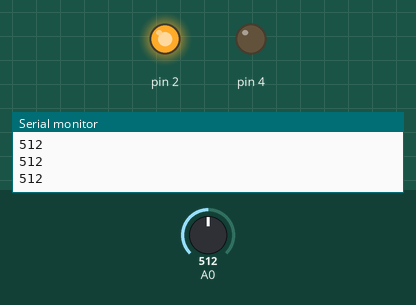
This sketch was run on a simulated Arduino Uno, built with avr-gcc and run on an emulated ATmega328P. On the bench: output pins drawn as LEDs (lit = HIGH), the last lines printed to the serial monitor. The test bench sets the inputs (shaded band); at power-on: A0 = 512.

Above: at 2.2 s.
2.3 s: A0 set to 65
3.8 s: A0 set to 55
At 4.6 s:
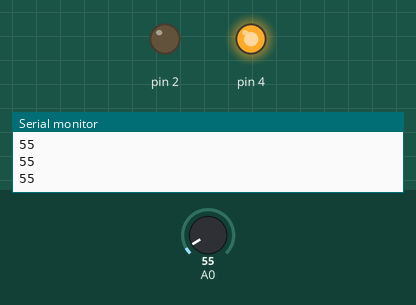
5.3 s: A0 set to 122
At 6.0 s:
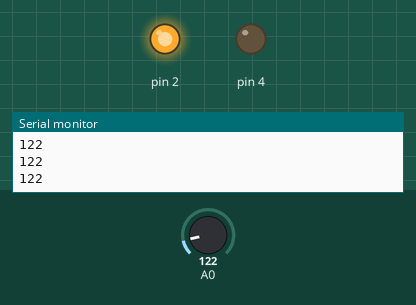
6.8 s: A0 set to 50
At 7.9 s:
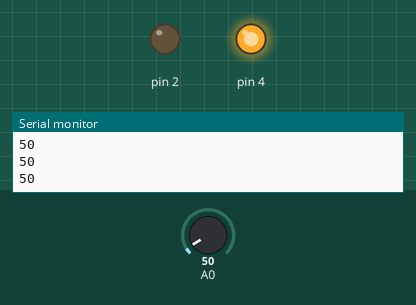
Timing chart, 0 to 9.3 s (numbered marks = the images above; inputs shaded):
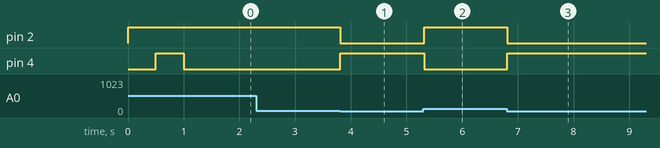

Measured:
- the behaviour switches between 61 and 60 on A0 (found by bisection; images 0 and 1)
- after the input at 3.8 s, pin 2: HIGH → LOW at once; pin 4: LOW → HIGH at once
- after the input at 5.3 s, pin 2: LOW → HIGH at once; pin 4: HIGH → LOW at once
- after the input at 6.8 s, pin 2: HIGH → LOW at once; pin 4: LOW → HIGH at once

The sketch:

polygraph.ino
```cpp
void setup() {
  Serial.begin(9600);
  pinMode(2, OUTPUT);
  pinMode(4, OUTPUT);
  digitalWrite(2, HIGH);
  delay(500);
  digitalWrite(4, HIGH);
  delay(500);
}

void loop() {
  if (analogRead(A0) > 60)
{
  digitalWrite(2, HIGH);
  digitalWrite(4, LOW);
}
else
{
  digitalWrite(2, LOW);
  digitalWrite(4, HIGH);
}

  Serial.println(analogRead(A0));
  delay(20);
}
```
